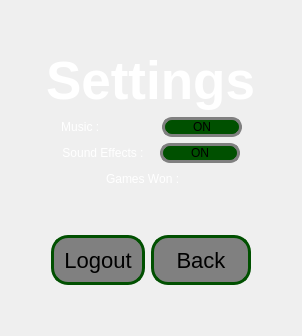
      <widget class="QWidget" name="page_4">
       <layout class="QVBoxLayout" name="verticalLayout_7">
        <item>
         <spacer name="verticalSpacer_9">
          <property name="orientation">
           <enum>Qt::Vertical</enum>
          </property>
          <property name="sizeHint" stdset="0">
           <size>
            <width>20</width>
            <height>40</height>
           </size>
          </property>
         </spacer>
        </item>
        <item>
         <layout class="QVBoxLayout" name="verticalLayout_3">
          <item alignment="Qt::AlignHCenter|Qt::AlignVCenter">
           <widget class="QLabel" name="label_settings">
            <property name="font">
             <font>
              <pointsize>40</pointsize>
              <italic>false</italic>
              <bold>true</bold>
              <kerning>true</kerning>
             </font>
            </property>
            <property name="autoFillBackground">
             <bool>false</bool>
            </property>
            <property name="styleSheet">
             <string notr="true">font: 700 40pt &quot;Baskerville&quot;;
color: rgb(255, 255, 255);</string>
            </property>
            <property name="frameShadow">
             <enum>QFrame::Sunken</enum>
            </property>
            <property name="lineWidth">
             <number>0</number>
            </property>
            <property name="text">
             <string>Settings</string>
            </property>
            <property name="alignment">
             <set>Qt::AlignCenter</set>
            </property>
           </widget>
          </item>
          <item>
           <layout class="QHBoxLayout" name="horizontalLayout_11">
            <item>
             <spacer name="horizontalSpacer_26">
              <property name="orientation">
               <enum>Qt::Horizontal</enum>
              </property>
              <property name="sizeHint" stdset="0">
               <size>
                <width>40</width>
                <height>20</height>
               </size>
              </property>
             </spacer>
            </item>
            <item alignment="Qt::AlignHCenter|Qt::AlignVCenter">
             <widget class="QLabel" name="label_2">
              <property name="minimumSize">
               <size>
                <width>84</width>
                <height>0</height>
               </size>
              </property>
              <property name="styleSheet">
               <string notr="true">font: 700 24pt &quot;Baskerville&quot;;
color: rgb(255, 255, 255);</string>
              </property>
              <property name="text">
               <string>Music :                 </string>
              </property>
              <property name="alignment">
               <set>Qt::AlignCenter</set>
              </property>
             </widget>
            </item>
            <item>
             <widget class="QPushButton" name="musicButton">
              <property name="minimumSize">
               <size>
                <width>80</width>
                <height>0</height>
               </size>
              </property>
              <property name="styleSheet">
               <string notr="true">QPushButton{background-color:rgb(0, 80, 0);
	font: 700 16pt ;
border: 3px solid gray;
border-radius: 10px;
padding: 0 20px;}
QPushButton:hover { background-color:rgb(0, 60, 0);}</string>
              </property>
              <property name="text">
               <string>ON</string>
              </property>
             </widget>
            </item>
            <item>
             <spacer name="horizontalSpacer_25">
              <property name="orientation">
               <enum>Qt::Horizontal</enum>
              </property>
              <property name="sizeHint" stdset="0">
               <size>
                <width>40</width>
                <height>20</height>
               </size>
              </property>
             </spacer>
            </item>
           </layout>
          </item>
          <item>
           <layout class="QHBoxLayout" name="horizontalLayout_13">
            <item>
             <spacer name="horizontalSpacer_28">
              <property name="orientation">
               <enum>Qt::Horizontal</enum>
              </property>
              <property name="sizeHint" stdset="0">
               <size>
                <width>40</width>
                <height>20</height>
               </size>
              </property>
             </spacer>
            </item>
            <item alignment="Qt::AlignVCenter">
             <widget class="QLabel" name="label_3">
              <property name="styleSheet">
               <string notr="true">font: 700 24pt &quot;Baskerville&quot;;
color: rgb(255, 255, 255);</string>
              </property>
              <property name="text">
               <string>Sound Effects :   </string>
              </property>
              <property name="alignment">
               <set>Qt::AlignCenter</set>
              </property>
             </widget>
            </item>
            <item>
             <widget class="QPushButton" name="soundEffectsButton">
              <property name="minimumSize">
               <size>
                <width>80</width>
                <height>0</height>
               </size>
              </property>
              <property name="styleSheet">
               <string notr="true">QPushButton{background-color:rgb(0, 80, 0);
	font: 700 16pt;
border: 3px solid gray;
border-radius: 10px;
padding: 0 20px;}
QPushButton:hover { background-color:rgb(0, 60, 0);}</string>
              </property>
              <property name="text">
               <string>ON</string>
              </property>
             </widget>
            </item>
            <item>
             <spacer name="horizontalSpacer_27">
              <property name="orientation">
               <enum>Qt::Horizontal</enum>
              </property>
              <property name="sizeHint" stdset="0">
               <size>
                <width>40</width>
                <height>20</height>
               </size>
              </property>
             </spacer>
            </item>
           </layout>
          </item>
          <item>
           <layout class="QHBoxLayout" name="horizontalLayout_18">
            <item>
             <spacer name="horizontalSpacer_33">
              <property name="orientation">
               <enum>Qt::Horizontal</enum>
              </property>
              <property name="sizeHint" stdset="0">
               <size>
                <width>40</width>
                <height>20</height>
               </size>
              </property>
             </spacer>
            </item>
            <item alignment="Qt::AlignRight|Qt::AlignVCenter">
             <widget class="QLabel" name="label_4">
              <property name="styleSheet">
               <string notr="true">font: 700 24pt &quot;Baskerville&quot;;
color: rgb(255, 255, 255);</string>
              </property>
              <property name="text">
               <string>Games Won : </string>
              </property>
             </widget>
            </item>
            <item alignment="Qt::AlignLeft|Qt::AlignVCenter">
             <widget class="QLabel" name="label_score">
              <property name="styleSheet">
               <string notr="true">font: 700 24pt &quot;Baskerville&quot;;
color: rgb(255, 255, 255);</string>
              </property>
              <property name="text">
               <string/>
              </property>
             </widget>
            </item>
            <item>
             <spacer name="horizontalSpacer_34">
              <property name="orientation">
               <enum>Qt::Horizontal</enum>
              </property>
              <property name="sizeHint" stdset="0">
               <size>
                <width>40</width>
                <height>20</height>
               </size>
              </property>
             </spacer>
            </item>
           </layout>
          </item>
          <item>
           <spacer name="verticalSpacer_10">
            <property name="orientation">
             <enum>Qt::Vertical</enum>
            </property>
            <property name="sizeHint" stdset="0">
             <size>
              <width>20</width>
              <height>40</height>
             </size>
            </property>
           </spacer>
          </item>
          <item>
           <layout class="QHBoxLayout" name="horizontalLayout_12">
            <item>
             <spacer name="horizontalSpacer_29">
              <property name="orientation">
               <enum>Qt::Horizontal</enum>
              </property>
              <property name="sizeHint" stdset="0">
               <size>
                <width>40</width>
                <height>20</height>
               </size>
              </property>
             </spacer>
            </item>
            <item>
             <widget class="QPushButton" name="logoutButton">
              <property name="minimumSize">
               <size>
                <width>0</width>
                <height>50</height>
               </size>
              </property>
              <property name="maximumSize">
               <size>
                <width>100</width>
                <height>16777215</height>
               </size>
              </property>
              <property name="styleSheet">
               <string notr="true">QPushButton{background-color:grey;
	font: 700 22pt &quot;Baskerville&quot;;
border: 3px solid rgb(0,80,0);
border-radius: 17px;
padding: 0 10px;
font-size: 22px;}
QPushButton:hover { background-color:rgb(0, 80, 0);}</string>
              </property>
              <property name="text">
               <string>Logout</string>
              </property>
             </widget>
            </item>
            <item>
             <widget class="QPushButton" name="backButton_2">
              <property name="minimumSize">
               <size>
                <width>100</width>
                <height>50</height>
               </size>
              </property>
              <property name="maximumSize">
               <size>
                <width>100</width>
                <height>16777215</height>
               </size>
              </property>
              <property name="styleSheet">
               <string notr="true">QPushButton{background-color:grey;
	font: 700 22pt &quot;Baskerville&quot;;
border: 3px solid rgb(0,80,0);
border-radius: 17px;
padding: 0 10px;
font-size: 22px;}
QPushButton:hover { background-color:rgb(0, 80, 0);}</string>
              </property>
              <property name="text">
               <string>Back</string>
              </property>
             </widget>
            </item>
            <item>
             <spacer name="horizontalSpacer_30">
              <property name="orientation">
               <enum>Qt::Horizontal</enum>
              </property>
              <property name="sizeHint" stdset="0">
               <size>
                <width>40</width>
                <height>20</height>
               </size>
              </property>
             </spacer>
            </item>
           </layout>
          </item>
         </layout>
        </item>
        <item>
         <spacer name="verticalSpacer_8">
          <property name="orientation">
           <enum>Qt::Vertical</enum>
          </property>
          <property name="sizeHint" stdset="0">
           <size>
            <width>20</width>
            <height>40</height>
           </size>
          </property>
         </spacer>
        </item>
       </layout>
      </widget>
